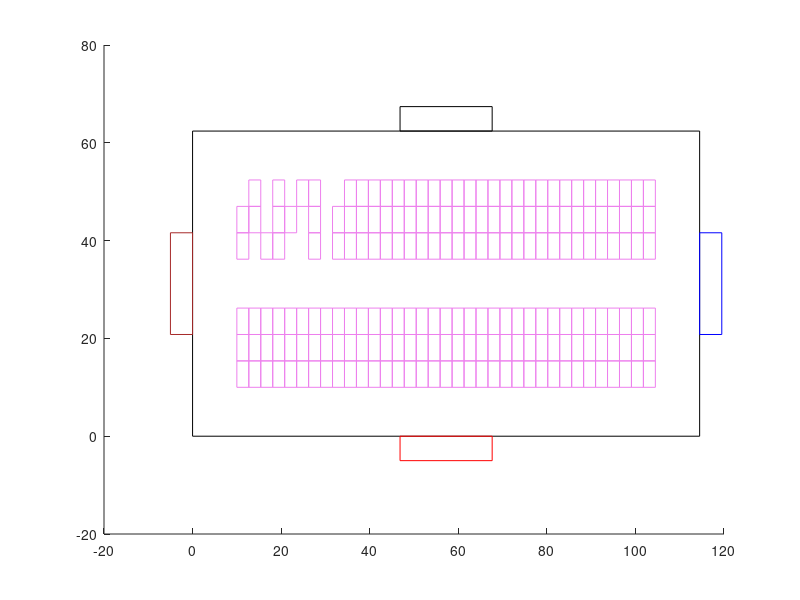

The MATLAB script that drew this image:
function res = init()
  %stack 0
  for i = 0: 34
    for j = 0: 2
      if(((j == 2) && (i == 0 || i == 2 || i == 4 || i == 7 || i == 8))
          || ((j == 1) && (i == 2 || i == 5))
        )
          %rectangle("Position", [10 + i*2.7, 10 + j*5.4, 2.7, 5.4], 
          %    "Edgecolor", [1, 0, 0]);
      elseif((j == 0) && (i == 1))
          %rectangle("Position", [10 + i*2.7, 10 + j*5.4, 2.7, 5.4], 
          %    "Edgecolor", [0, 0, 0]);
      elseif(((j == 0) && (i == 4 || i == 5 || i == 7))
              || (j == 1 && i == 7)
            )
          %rectangle("Position", [10 + i*2.7, 10 + j*5.4, 2.7, 5.4], 
          %    "Edgecolor", [0, 0, 1]);
      else
          rectangle("Position", [10 + i*2.7, 20 + (j + 3)*5.4, 2.7, 5.4],
              "Edgecolor", [0.93, 0.5, 0.93]);%violet
      endif;
    endfor;
endfor;

  %stack 1
  for i = 0: 34
    for j = 0: 2
       rectangle("Position", [10 + i*2.7, 10 + j*5.4, 2.7, 5.4],
              "Edgecolor", [0.93, 0.5, 0.93]);%violet
    endfor;
endfor;



  rectangle("Position", [0, 0, 10 + 2.7*35 + 10, 10 + 5.4*3 + 10 + 5.4*3 + 10 ]);
                        %boundary

  rectangle("Position", [10 + 2.7*17.5 - 10.4, -5, 20.8, 5 ], 
                          "Edgecolor", [1, 0, 0]);%Gate 1
  rectangle("Position", [10 + 2.7*35 + 10, 20.8, 5, 20.8 ], 
                          "Edgecolor", [0, 0, 1]);%Gate 2
  rectangle("Position", [10 + 2.7*17.5 - 10.4, 10 + 5.4*3 + 10 + 5.4*3 + 10, 20.8, 5 ], 
                          "Edgecolor", [0, 0, 0]);%Gate 3                        
  rectangle("Position", [-5, 20.8, 5, 20.8 ], "Edgecolor", 
                            [0.65, 0.16, 0.16]);%Gate 4
  res = 0;
endfunction                           
